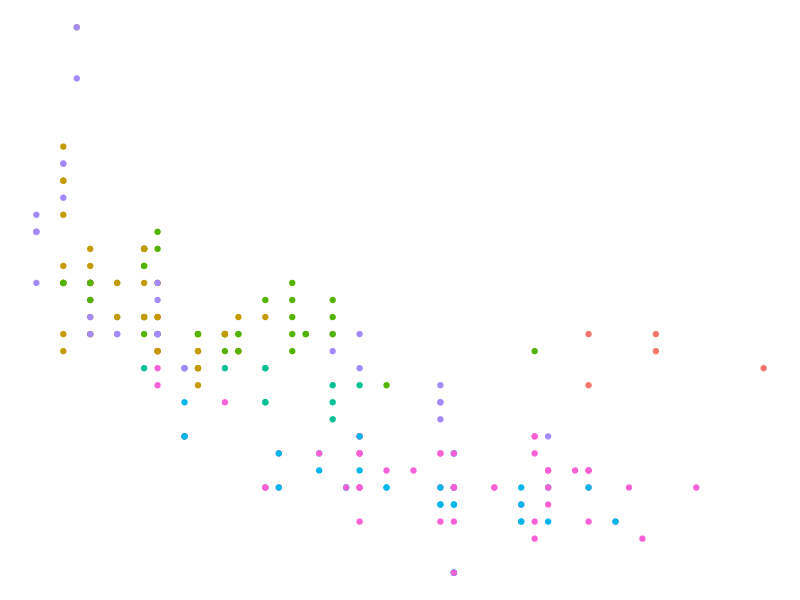
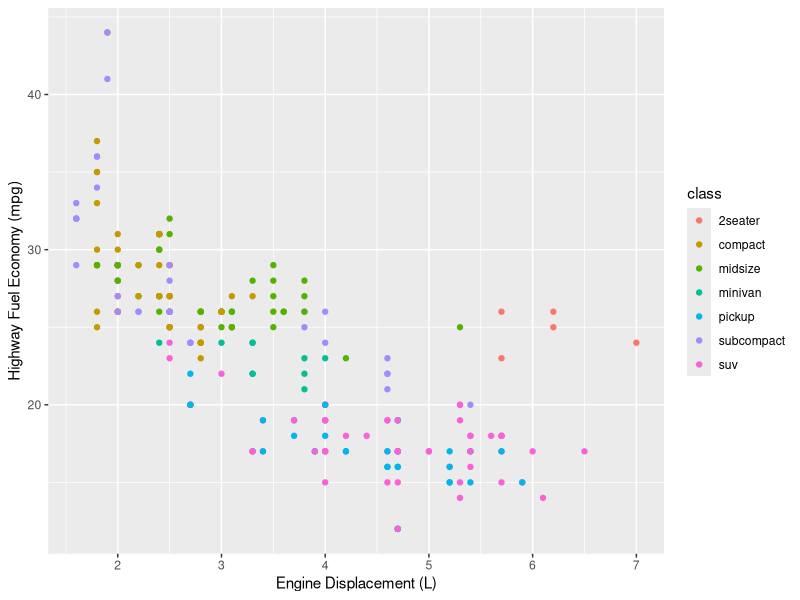
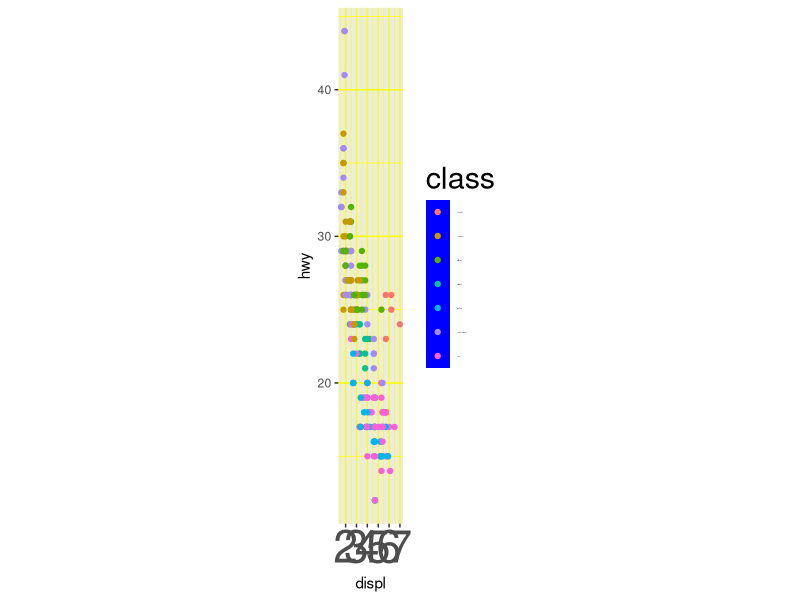

Write R code to recreate these figures, in order.
## ---- chunk 1
library(tidyverse)
# knitr options
library(tidyverse)
knitr::opts_chunk$set(echo = TRUE)
## ---- chunk 2
mpg %>%
  ggplot(aes(displ, hwy, color = class)) +
  geom_point()+
  theme_void()+
  guides(size="none",colour = "none")
## ---- chunk 3
## NOTE: No need to edit; feel free to re-use this code!
theme_common <- function() {
  theme_minimal() %+replace%
  theme(
    axis.text.x = element_text(size = 12),
    axis.text.y = element_text(size = 12),
    axis.title.x = element_text(margin = margin(4, 4, 4, 4), size = 16),
    axis.title.y = element_text(margin = margin(4, 4, 4, 4), size = 16, angle = 90),

    legend.title = element_text(size = 16),
    legend.text = element_text(size = 12),

    strip.text.x = element_text(size = 12),
    strip.text.y = element_text(size = 12),

    panel.grid.major = element_line(color = "grey90"),
    panel.grid.minor = element_line(color = "grey90"),

    aspect.ratio = 4 / 4,

    plot.margin = unit(c(t = +0, b = +0, r = +0, l = +0), "cm"),
    plot.title = element_text(size = 18),
    plot.title.position = "plot",
    plot.subtitle = element_text(size = 16),
    plot.caption = element_text(size = 12)
  )
}
## ---- chunk 4
mpg %>%
  ggplot(aes(displ, hwy, color = class)) +
  geom_point() +
  labs(
    x = "Engine Displacement (L)",
    y = "Highway Fuel Economy (mpg)"
  )
  #+theme_common()
## ---- chunk 5
mpg %>%
  ggplot(aes(displ, hwy, color = class)) +
  geom_point() +
  theme(
    axis.text.x = element_text(size = 32) ,
    panel.grid.major = element_line(color = "yellow"),
    panel.grid.minor = element_line(color = "yellow"),

    aspect.ratio = 16 / 2,
    plot.subtitle = element_text(size = 40),
    plot.caption = element_text(size = 1),
    legend.title = element_text(size = 22),
    legend.text = element_text(size = 1),
    legend.key = element_rect(fill = "blue")
  )
